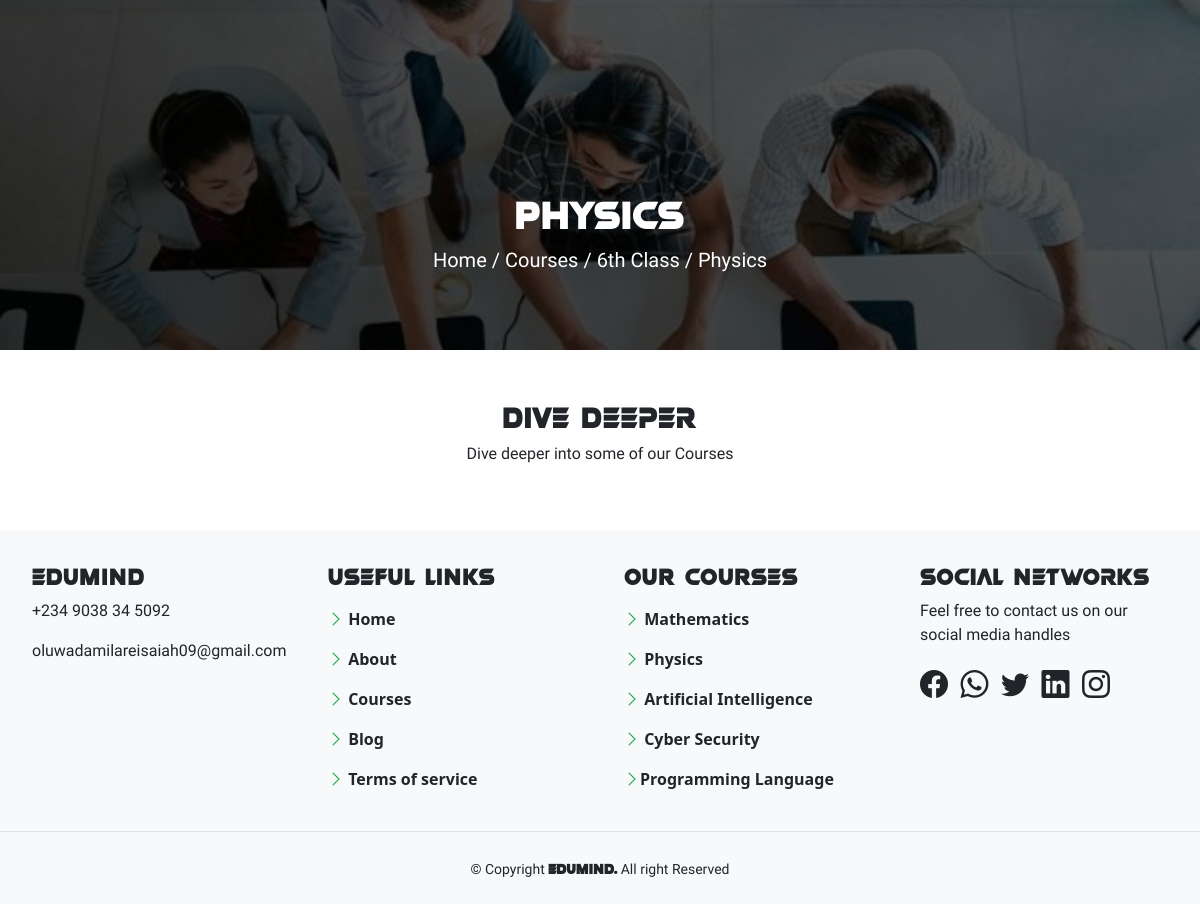
The page /curriculum/6th-class/2/ on the database as committed earlier.
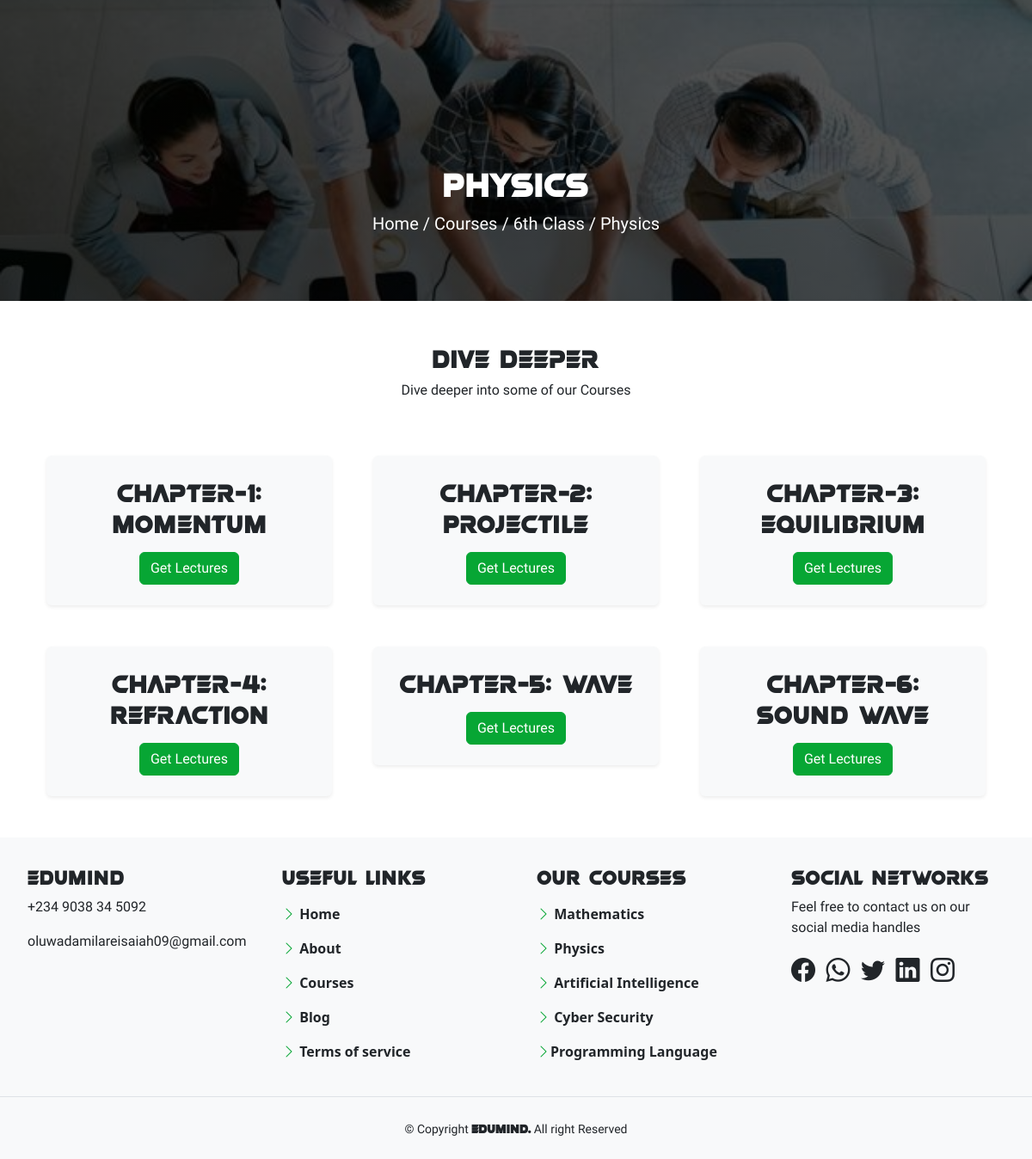
The same page on the database as committed later.
### curriculum/models.py (models this page shows, shortened)
class Subject(models.Model):
    subject_id = models.CharField(max_length=100, unique=True)
    name = models.CharField(max_length=100)
    slug = models.SlugField(null=True, blank=True)
    standard = models.ForeignKey(Standard, on_delete=models.CASCADE, related_name='subjects')
    image = models. ImageField(upload_to=save_subject_image, blank=True, verbose_name='Subject Image')
    description= models.TextField(max_length=100, blank=True)

class Standard(models.Model):
    name = models.CharField(max_length=100, unique=True)
    slug = models.SlugField(null=True, blank=True)
    description = models. TextField(max_length=500, blank=True)
    def __str__(self):
        return self.name

class Lesson(models.Model):
    lesson_id = models.CharField(max_length=100, unique=True)
    standard = models.ForeignKey(Standard, on_delete=models.CASCADE)
    created_by = models.ForeignKey(User, on_delete=models.CASCADE)
    created_at = models.DateTimeField(auto_now_add=True)
    subject = models.ForeignKey(Subject, on_delete=models.CASCADE, related_name='lessons')
    name = models.CharField(max_length=250)
    position = models.PositiveSmallIntegerField(verbose_name="Chapter no.")
    slug = models.SlugField(null=True, blank=True)
    video = models.FileField(upload_to=save_lesson_files, verbose_name="video", blank=True, null=True)
    ppt = models.FileField(upload_to=save_lesson_files, verbose_name="presentation", blank=True)
    Notes = models.FileField(upload_to=save_lesson_files, verbose_name='Notes', blank=True)
    class Meta():
        ordering = ['position']

### curriculum/views.py (the view)
# urls.py: path('<str:standard>/<slug:slug>/', views.LessonListView.as_view(), name='lesson_list'),
class LessonListView(DetailView):
    context_object_name = 'subjects'
    model = Subject
    template_name = 'curriculum/lesson_list_view.html'

### curriculum/templates/curriculum/lesson_list_view.html
{% extends 'base.html' %}
{% load static %}
{% block main %}
<link rel="stylesheet" href="{% static '/css/list_view.css' %}">
<section id="back">
    <article class="lower-div">
        <h1 class="text-white" style="font-family: var(--head);">{{subjects.name}}</h1>
        <p class="text-white fs-5" style="font-family: 'Kanit', sans-serif;">
            <span><a href="{% url 'index' %}" class="text-decoration-none text-white">Home</a></span> / <span><a href="{% url 'curriculum:standard_list' %}"
                class="text-decoration-none text-white">Courses</a></span> / <span>{{subjects.standard}}</span> / <span>{{subjects.name}}</span>
        </p>
    </article>
</section>
<div class="d-flex my-5 align-items-center  flex-column justify-content-center">
    <h1 style="font-family: var(--head); font-size: var(--sect);">Dive Deeper</h1>
    <p style="font-family: 'Kanit', sans-serif;">Dive deeper into some of our Courses</p>
</div>
<div class="container px-4 text-center">
    <div class="row g-5">
        {% for lesson in subjects.lessons.all %}
        <div class="col-lg-4">
            <div class="p-4 text-dark shadow-sm bg-light rounded-2"
                style="box-shadow: rgba(99, 99, 99, 0.2) 0px 2px 8px 0px;">
                <h4 style="font-family: var(--head); font-size: var(--sect);">Chapter-{{lesson.position}}: {{lesson.name}}</h4>
                <a href="{% url 'curriculum:lesson_detail' slug=lesson.slug subject=subjects.slug standard=lesson.standard.slug %}"
                    style="font-family: 'Kanit', sans-serif;" class="btn mt-2 btn-success">Get Lectures</a>
            </div>
        </div>
        {% endfor %}
    </div>
</div>
{% include 'footer.html' %}
{% endblock %}

### templates/base.html (shortened to what this page needs)
<!DOCTYPE html>
{% load static %}
<html lang="en">
<head>
    <link rel="stylesheet" href="{% static '/css/bootstrap.min.css' %}">
    <link rel="stylesheet" href="https://cdn.jsdelivr.net/npm/bootstrap-icons@1.10.5/font/bootstrap-icons.css">
    <link rel="stylesheet" href="https://cdnjs.cloudflare.com/ajax/libs/OwlCarousel2/2.3.4/assets/owl.carousel.min.css"
 />
    <link href="https://unpkg.com/aos@2.3.1/dist/aos.css" rel="stylesheet">
    <link rel="stylesheet" href="https://cdnjs.cloudflare.com/ajax/libs/OwlCarousel2/2.3.4/assets/owl.theme.default.css"
 />
</head>
<body>
    {% block main %}
    {% endblock %}
</body>
</html>

### templates/footer.html (shortened to what this page needs)
{% load static %}
<div class="container-fluid p-3 mt-5 bg-light">
    <div class="row g-3">
        <div class="col-lg-3  col-md-6 col-sm-12">
            <div class="p-3 bg-light">
                <h4 class="text-lg-start text-md-start text-sm-center" style="font-family: var(--head);">EDUMIND
                </h4>
                <p class="text-lg-start text-md-start text-sm-center" style="font-family: 'Kanit', sans-serif;">+234
                    9038 34 5092</p>
                <p class="text-lg-start text-sm-center text-md-start" style="font-family: 'Kanit', sans-serif;">
                    oluwadamilareisaiah09@gmail.com</p>
            </div>
        </div>
        <div class="col-lg-3  col-md-6 col-sm-12">
            <div class="p-3 bg-light">
                <h4 class="text-lg-start text-md-start text-sm-center" style="font-family: var(--head);">Useful
                    links</h4>
                <ul class="navbar-nav text-md-start text-lg-start text-sm-center fw-semibold mb-2 mb-lg-0"
                    style="font-family: 'Segoe UI', Tahoma, Geneva, Verdana, sans-serif;">
                    <li class="nav-item">
                        <a class="nav-link  " href="{% url 'index' %}"><span><i class="bi bi-chevron-right fw-bold"
                                    style="color: var(--back);"></i></span> Home</a>
                    </li>
                    <li class="nav-item">
                        <a class="nav-link " href="{% url 'about' %}"><span><i class="bi bi-chevron-right fw-bold"
                                    style="color: var(--back);"></i></span> About</a>
                    </li>
                    <li class="nav-item">
                        <a class="nav-link text" href="{% url 'curriculum:standard_list' %}"><span><i class="bi bi-chevron-right fw-bold"
                                    style="color: var(--back);"></i></span> Courses</a>
                    </li>
                    <li class="nav-item">
                        <a class="nav-link " href="{% url 'blog' %}"><span><i class="bi bi-chevron-right fw-bold"
                                    style="color: var(--back);"></i></span> Blog</a>
                    </li>
                    <li class="nav-item">
                        <a class="nav-link " href="#"><span><i class="bi bi-chevron-right fw-bold"
                                    style="color: var(--back);"></i></span> Terms of service</a>
                    </li>
                </ul>
            </div>
        </div>
        <div class="col-lg-3  col-md-6 col-sm-12">
            <div class="p-3 bg-light">
                <h4 class="text-lg-start text-md-start text-sm-center" style="font-family: var(--head);">OUR COURSES
                </h4>
                <ul class="navbar-nav text-md-start text-lg-start text-sm-center fw-semibold mb-2 mb-lg-0"
                    style="font-family: 'Segoe UI', Tahoma, Geneva, Verdana, sans-serif;">
                    <li class="nav-item">
                        <a class="nav-link  " href="{% url 'curriculum:standard_list' %}"><span><i class="bi bi-chevron-right fw-bold"
                                    style="color: var(--back);"></i></span> Mathematics</a>
                    </li>
                    <li class="nav-item">
                        <a class="nav-link " href="{% url 'curriculum:standard_list' %}"><span><i class="bi bi-chevron-right fw-bold"
                                    style="color: var(--back);"></i></span> Physics</a>
                    </li>
                    <li class="nav-item">
                        <a class="nav-link text" href="{% url 'artificial_intelligence' %}"><span><i class="bi bi-chevron-right fw-bold"
                                    style="color: var(--back);"></i></span> Artificial Intelligence</a>
                    </li>
                    <li class="nav-item">
                        <a class="nav-link " href="{% url 'cyber_security' %}"><span><i class="bi bi-chevron-right fw-bold"
                                    style="color: var(--back);"></i></span> Cyber Security</a>
                    </li>
                    <li class="nav-item">
                        <a class="nav-link " href="{% url 'programming_language' %}"><span><i class="bi bi-chevron-right fw-bold"
                                    style="color: var(--back);"></i></span>Programming Language</a>
                    </li>
                </ul>
            </div>
        </div>
        <div class="col-lg-3  col-md-6 col-sm-12">
            <div class="p-3 bg-light">
                <h4 class="text-lg-start text-sm-center text-md-start" style="font-family: var(--head);">social
                    networks</h4>
                <p class="text-lg-start text-sm-center text-md-start" style="font-family: 'Kanit', sans-serif;">
                    Feel free to contact us on our social media handles
                </p>
                <p class="text-lg-start text-sm-center text-md-start">
                    <span>
                        <a href="https://www.facebook.com" target="_blank" class="text-decoration-none text-dark"><i
                                class="bi bi-facebook  car"></i></a>
                    </span>
                    <span>
                        <a href="https://wa.me/message/EWBEQCHJ2FE6M1" target="_blank"
                            class="text-decoration-none text-dark"><i class="bi bi-whatsapp  car"></i></a>
                    </span>
                    <span>
                        <a href="https://www.twitter.com" target="_blank" class="text-decoration-none text-dark"><i
                                class="bi bi-twitter  car"></i></a>
                    </span>
                    <span>
                        <a href="https://www.linkedin.com" target="_blank" class="text-decoration-none text-dark"><i
                                class="bi bi-linkedin  car"></i></a>
                    </span>
                    <span>
                        <a href="https://www.instagram.com" target="_blank" class="text-decoration-none text-dark"><i
                                class="bi bi-instagram  car"></i></a>
                    </span>
                </p>
            </div>
        </div>
    </div>
</div>
<footer class="p-4 border-top bg-light ">
    <div class="container text-center">
        <small class="text-center" style="font-family: 'Kanit', sans-serif;">&copy; Copyright <strong
                style="font-family: var(--head);">EDUMIND.</strong>
            All right Reserved</small>
    </div>
</footer>

### static/css/list_view.css (style rules this page uses)
* { margin: 0px; padding: 0px; }
#back { background-image:linear-gradient(30deg, rgba(0, 0, 0, 0.812), rgba(0, 0, 0, 0.631)), url(../img/student.jpg); height: 350px; background-repeat: no-repeat; background-size: cover; background-position: center; }
.lower-div { height: 480px; display: flex; justify-content: center; align-items: center; width: 90%; margin: auto; flex-direction: column; }
:root { --head: myfont; --back: #07a634; --sect: 30px; --p: fonts; }
.car { font-size: calc(1.3rem + .6vw) !important }

Rows that differ between the two databases and show on the page:
added Lesson: position "1", name "Momentum"
added Lesson: position "2", name "Projectile"
added Lesson: position "3", name "Equilibrium"
added Lesson: position "4", name "Refraction"
added Lesson: position "5", name "Wave"
added Lesson: position "6", name "Sound Wave"
